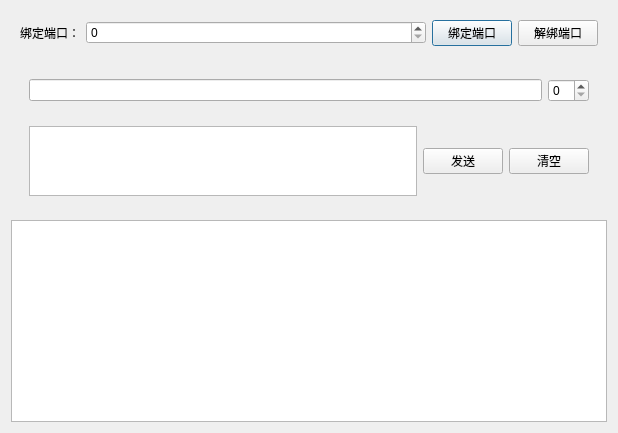
<?xml version="1.0" encoding="UTF-8"?>
<ui version="4.0">
 <class>DialogUdpClient</class>
 <widget class="QDialog" name="DialogUdpClient">
  <property name="geometry">
   <rect>
    <x>0</x>
    <y>0</y>
    <width>618</width>
    <height>433</height>
   </rect>
  </property>
  <property name="windowTitle">
   <string>Dialog</string>
  </property>
  <layout class="QVBoxLayout" name="verticalLayout_2" stretch="1,5,10">
   <item>
    <widget class="QWidget" name="widget" native="true">
     <layout class="QHBoxLayout" name="horizontalLayout">
      <item>
       <widget class="QLabel" name="label">
        <property name="text">
         <string>绑定端口：</string>
        </property>
       </widget>
      </item>
      <item>
       <widget class="QSpinBox" name="sbBindPort">
        <property name="sizePolicy">
         <sizepolicy hsizetype="Expanding" vsizetype="Fixed">
          <horstretch>0</horstretch>
          <verstretch>0</verstretch>
         </sizepolicy>
        </property>
       </widget>
      </item>
      <item>
       <widget class="QPushButton" name="btnConnect">
        <property name="text">
         <string>绑定端口</string>
        </property>
       </widget>
      </item>
      <item>
       <widget class="QPushButton" name="btnDisConnect">
        <property name="text">
         <string>解绑端口</string>
        </property>
       </widget>
      </item>
     </layout>
    </widget>
   </item>
   <item>
    <widget class="QWidget" name="widget_2" native="true">
     <layout class="QVBoxLayout" name="verticalLayout">
      <item>
       <widget class="QWidget" name="widget_3" native="true">
        <layout class="QHBoxLayout" name="horizontalLayout_2">
         <item>
          <widget class="QLineEdit" name="leHost"/>
         </item>
         <item>
          <widget class="QSpinBox" name="sbPort"/>
         </item>
        </layout>
       </widget>
      </item>
      <item>
       <widget class="QWidget" name="widget_4" native="true">
        <layout class="QHBoxLayout" name="horizontalLayout_3">
         <item>
          <widget class="QPlainTextEdit" name="leContent"/>
         </item>
         <item>
          <widget class="QPushButton" name="btnSend">
           <property name="text">
            <string>发送</string>
           </property>
          </widget>
         </item>
         <item>
          <widget class="QPushButton" name="btnClear">
           <property name="text">
            <string>清空</string>
           </property>
          </widget>
         </item>
        </layout>
       </widget>
      </item>
     </layout>
    </widget>
   </item>
   <item>
    <widget class="QPlainTextEdit" name="plainTextEdit"/>
   </item>
  </layout>
 </widget>
 <resources/>
 <connections/>
</ui>
